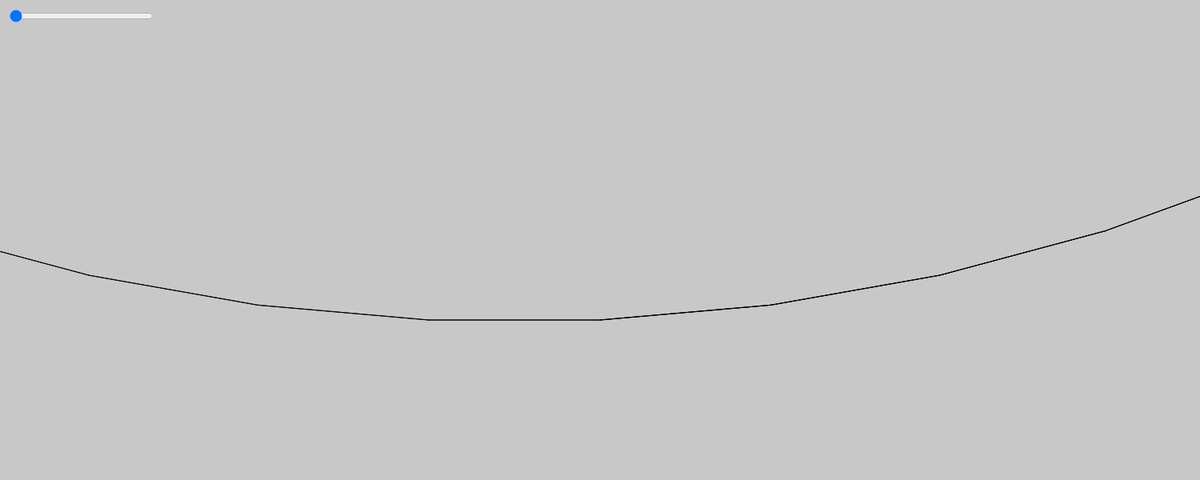
Frame 1 (no input)
Frame 60 (no input): identical to frame 1, image omitted
Frame 120 (the mouse pressed at the canvas centre since frame 60): identical to frame 1, image omitted

The p5.js sketch that drew this single still picture (run headless with seeded random() and noise() and a simulated clock; from frame 60 on, the mouse is pressed at the canvas centre):

// p5.js sketch
// ── sketch.js
let sliderAng;


function cos_sum(n, T) {
  let sum = 0;
  for(let i = 1; i <= n; i += 1) {
    sum += cos(i*(PI - T));
  }
  return sum;
  
//   let c1 = sin(n*(PI - T)/2);
//   let c2 = sin((PI - T)/2);
//   let c3 = cos((n+1)*(PI - T)/2);
          
//   return c1*c2/c3;

}

function sin_sum(n, T) {
  let sum = 0;
  for(let i = 1; i <= n; i += 1) {
    sum += sin(i*(PI - T));
  }
  return sum;
  
//   let c1 = sin(n * (PI - T) / 2);
//   let c2 = sin((PI - T)/2);
//   let c3 = sin((n+1)*(PI - T) / 2);
  
//   console.log(c1);
//   console.log(c2);
//   console.log(c3);
  
//   return c1*c2/c3;
}


function setup() {
  createCanvas(1500, 600);
  sliderAng = createSlider(185, 360, 0, 5);
  sliderAng.position(10, 10);
  sliderAng.style('width', '180px');
  
  
 
}

function draw() {

  
  background(200);
  
  let T = PI*sliderAng.value()/180;

  
  translate(width / 2, height / 1.5);

  let s = width/7;
  
  
  for (let n = 0; n < 200; n += 1) {
    
    
    line(s*cos_sum(n, T), s*sin_sum(n,T), 
         s*cos_sum(n+1, T), s*sin_sum(n+1,T));
    
  }
}
